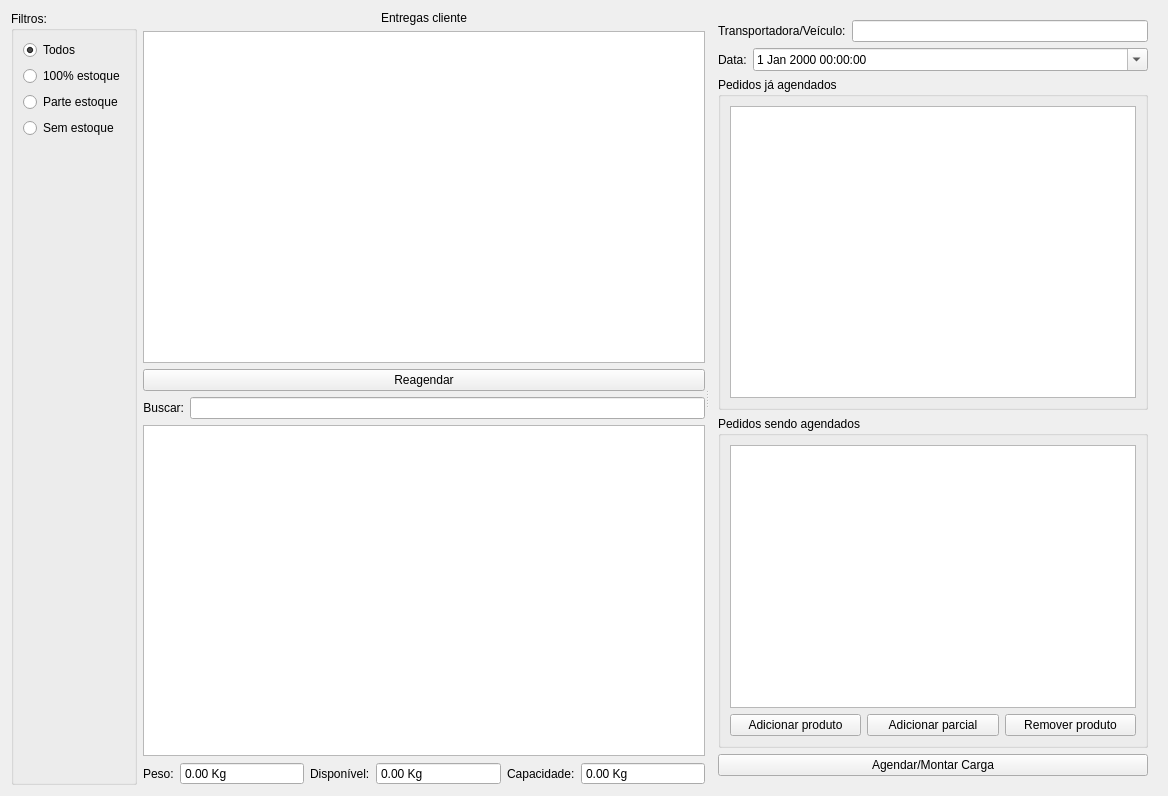
<?xml version="1.0" encoding="UTF-8"?>
<ui version="4.0">
 <class>WidgetLogisticaEntrega</class>
 <widget class="QWidget" name="WidgetLogisticaEntrega">
  <property name="geometry">
   <rect>
    <x>0</x>
    <y>0</y>
    <width>1168</width>
    <height>796</height>
   </rect>
  </property>
  <property name="windowTitle">
   <string>Form</string>
  </property>
  <layout class="QGridLayout" name="gridLayout_9">
   <item row="0" column="0">
    <widget class="QGroupBox" name="groupBoxFiltros">
     <property name="enabled">
      <bool>true</bool>
     </property>
     <property name="sizePolicy">
      <sizepolicy hsizetype="Maximum" vsizetype="Preferred">
       <horstretch>0</horstretch>
       <verstretch>0</verstretch>
      </sizepolicy>
     </property>
     <property name="title">
      <string>Filtros:</string>
     </property>
     <layout class="QGridLayout" name="gridLayout_12">
      <item row="4" column="0">
       <spacer name="verticalSpacer_5">
        <property name="orientation">
         <enum>Qt::Vertical</enum>
        </property>
        <property name="sizeHint" stdset="0">
         <size>
          <width>20</width>
          <height>290</height>
         </size>
        </property>
       </spacer>
      </item>
      <item row="3" column="0">
       <widget class="QRadioButton" name="radioButtonSemEstoque">
        <property name="text">
         <string>Sem estoque</string>
        </property>
       </widget>
      </item>
      <item row="2" column="0">
       <widget class="QRadioButton" name="radioButtonParcialEstoque">
        <property name="text">
         <string>Parte estoque</string>
        </property>
       </widget>
      </item>
      <item row="1" column="0">
       <widget class="QRadioButton" name="radioButtonTotalEstoque">
        <property name="text">
         <string>100% estoque</string>
        </property>
       </widget>
      </item>
      <item row="0" column="0">
       <widget class="QRadioButton" name="radioButtonEntregaLimpar">
        <property name="text">
         <string>Todos</string>
        </property>
        <property name="checked">
         <bool>true</bool>
        </property>
       </widget>
      </item>
     </layout>
    </widget>
   </item>
   <item row="0" column="1" colspan="2">
    <widget class="QSplitter" name="splitter">
     <property name="orientation">
      <enum>Qt::Horizontal</enum>
     </property>
     <widget class="QWidget" name="">
      <layout class="QGridLayout" name="gridLayout_8">
       <item row="5" column="0">
        <layout class="QGridLayout" name="gridLayout_3">
         <item row="0" column="0">
          <widget class="QLabel" name="label_2">
           <property name="sizePolicy">
            <sizepolicy hsizetype="Maximum" vsizetype="Preferred">
             <horstretch>0</horstretch>
             <verstretch>0</verstretch>
            </sizepolicy>
           </property>
           <property name="text">
            <string>Peso:</string>
           </property>
          </widget>
         </item>
         <item row="0" column="1">
          <widget class="QDoubleSpinBox" name="doubleSpinBoxPeso">
           <property name="readOnly">
            <bool>true</bool>
           </property>
           <property name="buttonSymbols">
            <enum>QAbstractSpinBox::NoButtons</enum>
           </property>
           <property name="showGroupSeparator" stdset="0">
            <bool>true</bool>
           </property>
           <property name="suffix">
            <string> Kg</string>
           </property>
           <property name="maximum">
            <double>999999.989999999990687</double>
           </property>
          </widget>
         </item>
         <item row="0" column="5">
          <widget class="QDoubleSpinBox" name="doubleSpinBoxCapacidade">
           <property name="readOnly">
            <bool>true</bool>
           </property>
           <property name="buttonSymbols">
            <enum>QAbstractSpinBox::NoButtons</enum>
           </property>
           <property name="showGroupSeparator" stdset="0">
            <bool>true</bool>
           </property>
           <property name="suffix">
            <string> Kg</string>
           </property>
           <property name="maximum">
            <double>99999.990000000005239</double>
           </property>
          </widget>
         </item>
         <item row="0" column="3">
          <widget class="QDoubleSpinBox" name="doubleSpinBoxDisponivel">
           <property name="readOnly">
            <bool>true</bool>
           </property>
           <property name="buttonSymbols">
            <enum>QAbstractSpinBox::NoButtons</enum>
           </property>
           <property name="showGroupSeparator" stdset="0">
            <bool>true</bool>
           </property>
           <property name="suffix">
            <string> Kg</string>
           </property>
           <property name="maximum">
            <double>99999.990000000005239</double>
           </property>
          </widget>
         </item>
         <item row="0" column="2">
          <widget class="QLabel" name="label_4">
           <property name="sizePolicy">
            <sizepolicy hsizetype="Maximum" vsizetype="Preferred">
             <horstretch>0</horstretch>
             <verstretch>0</verstretch>
            </sizepolicy>
           </property>
           <property name="text">
            <string>Disponível:</string>
           </property>
          </widget>
         </item>
         <item row="0" column="4">
          <widget class="QLabel" name="label_5">
           <property name="sizePolicy">
            <sizepolicy hsizetype="Maximum" vsizetype="Preferred">
             <horstretch>0</horstretch>
             <verstretch>0</verstretch>
            </sizepolicy>
           </property>
           <property name="text">
            <string>Capacidade:</string>
           </property>
          </widget>
         </item>
        </layout>
       </item>
       <item row="1" column="0">
        <widget class="TableView" name="tableVendas">
         <property name="mouseTracking">
          <bool>true</bool>
         </property>
         <property name="editTriggers">
          <set>QAbstractItemView::NoEditTriggers</set>
         </property>
         <property name="selectionMode">
          <enum>QAbstractItemView::SingleSelection</enum>
         </property>
         <property name="selectionBehavior">
          <enum>QAbstractItemView::SelectRows</enum>
         </property>
         <property name="sortingEnabled">
          <bool>true</bool>
         </property>
         <attribute name="horizontalHeaderCascadingSectionResizes">
          <bool>true</bool>
         </attribute>
         <attribute name="horizontalHeaderStretchLastSection">
          <bool>false</bool>
         </attribute>
        </widget>
       </item>
       <item row="0" column="0">
        <widget class="QLabel" name="labelEntregasCliente">
         <property name="sizePolicy">
          <sizepolicy hsizetype="Preferred" vsizetype="Maximum">
           <horstretch>0</horstretch>
           <verstretch>0</verstretch>
          </sizepolicy>
         </property>
         <property name="text">
          <string>Entregas cliente</string>
         </property>
         <property name="alignment">
          <set>Qt::AlignCenter</set>
         </property>
        </widget>
       </item>
       <item row="3" column="0">
        <layout class="QGridLayout" name="gridLayout_2">
         <item row="0" column="0">
          <widget class="QLabel" name="labelRecebimentosFornecedor_4">
           <property name="enabled">
            <bool>true</bool>
           </property>
           <property name="sizePolicy">
            <sizepolicy hsizetype="Maximum" vsizetype="Preferred">
             <horstretch>0</horstretch>
             <verstretch>0</verstretch>
            </sizepolicy>
           </property>
           <property name="text">
            <string>Buscar:</string>
           </property>
           <property name="alignment">
            <set>Qt::AlignRight|Qt::AlignTrailing|Qt::AlignVCenter</set>
           </property>
          </widget>
         </item>
         <item row="0" column="1">
          <widget class="QLineEdit" name="lineEditBusca">
           <property name="enabled">
            <bool>true</bool>
           </property>
          </widget>
         </item>
        </layout>
       </item>
       <item row="4" column="0">
        <widget class="TableView" name="tableProdutos">
         <property name="mouseTracking">
          <bool>true</bool>
         </property>
         <property name="editTriggers">
          <set>QAbstractItemView::NoEditTriggers</set>
         </property>
         <property name="selectionMode">
          <enum>QAbstractItemView::MultiSelection</enum>
         </property>
         <property name="selectionBehavior">
          <enum>QAbstractItemView::SelectRows</enum>
         </property>
         <property name="sortingEnabled">
          <bool>true</bool>
         </property>
        </widget>
       </item>
       <item row="2" column="0">
        <widget class="QPushButton" name="pushButtonReagendarPedido">
         <property name="text">
          <string>Reagendar</string>
         </property>
        </widget>
       </item>
      </layout>
     </widget>
     <widget class="QFrame" name="frameCaminhao">
      <layout class="QGridLayout" name="gridLayout_4">
       <item row="2" column="0">
        <widget class="QGroupBox" name="groupBox">
         <property name="title">
          <string>Pedidos já agendados</string>
         </property>
         <layout class="QGridLayout" name="gridLayout_6">
          <item row="0" column="0">
           <widget class="TableView" name="tableTransp2">
            <property name="palette">
             <palette>
              <active>
               <colorrole role="Highlight">
                <brush brushstyle="SolidPattern">
                 <color alpha="255">
                  <red>51</red>
                  <green>153</green>
                  <blue>255</blue>
                 </color>
                </brush>
               </colorrole>
              </active>
              <inactive>
               <colorrole role="Highlight">
                <brush brushstyle="SolidPattern">
                 <color alpha="255">
                  <red>51</red>
                  <green>153</green>
                  <blue>255</blue>
                 </color>
                </brush>
               </colorrole>
              </inactive>
              <disabled>
               <colorrole role="Highlight">
                <brush brushstyle="SolidPattern">
                 <color alpha="255">
                  <red>51</red>
                  <green>153</green>
                  <blue>255</blue>
                 </color>
                </brush>
               </colorrole>
              </disabled>
             </palette>
            </property>
            <property name="mouseTracking">
             <bool>true</bool>
            </property>
            <property name="styleSheet">
             <string notr="true">QTreeView::item { border: 0.5px ; border-style: solid ; border-color: lightgray ;}</string>
            </property>
            <property name="editTriggers">
             <set>QAbstractItemView::NoEditTriggers</set>
            </property>
            <property name="alternatingRowColors">
             <bool>true</bool>
            </property>
            <property name="selectionBehavior">
             <enum>QAbstractItemView::SelectRows</enum>
            </property>
           </widget>
          </item>
         </layout>
        </widget>
       </item>
       <item row="3" column="0">
        <widget class="QGroupBox" name="groupBox_2">
         <property name="title">
          <string>Pedidos sendo agendados</string>
         </property>
         <layout class="QGridLayout" name="gridLayout_5">
          <item row="1" column="0">
           <widget class="QPushButton" name="pushButtonAdicionarProduto">
            <property name="text">
             <string>Adicionar produto</string>
            </property>
           </widget>
          </item>
          <item row="1" column="2">
           <widget class="QPushButton" name="pushButtonRemoverProduto">
            <property name="text">
             <string>Remover produto</string>
            </property>
           </widget>
          </item>
          <item row="0" column="0" colspan="3">
           <widget class="TableView" name="tableTransp">
            <property name="palette">
             <palette>
              <active>
               <colorrole role="Highlight">
                <brush brushstyle="SolidPattern">
                 <color alpha="255">
                  <red>51</red>
                  <green>153</green>
                  <blue>255</blue>
                 </color>
                </brush>
               </colorrole>
              </active>
              <inactive>
               <colorrole role="Highlight">
                <brush brushstyle="SolidPattern">
                 <color alpha="255">
                  <red>51</red>
                  <green>153</green>
                  <blue>255</blue>
                 </color>
                </brush>
               </colorrole>
              </inactive>
              <disabled>
               <colorrole role="Highlight">
                <brush brushstyle="SolidPattern">
                 <color alpha="255">
                  <red>51</red>
                  <green>153</green>
                  <blue>255</blue>
                 </color>
                </brush>
               </colorrole>
              </disabled>
             </palette>
            </property>
            <property name="mouseTracking">
             <bool>true</bool>
            </property>
            <property name="styleSheet">
             <string notr="true">QTreeView::item { border: 0.5px ; border-style: solid ; border-color: lightgray ;}</string>
            </property>
            <property name="editTriggers">
             <set>QAbstractItemView::NoEditTriggers</set>
            </property>
            <property name="alternatingRowColors">
             <bool>true</bool>
            </property>
            <property name="selectionBehavior">
             <enum>QAbstractItemView::SelectRows</enum>
            </property>
           </widget>
          </item>
          <item row="1" column="1">
           <widget class="QPushButton" name="pushButtonAdicionarParcial">
            <property name="enabled">
             <bool>true</bool>
            </property>
            <property name="text">
             <string>Adicionar parcial</string>
            </property>
           </widget>
          </item>
         </layout>
        </widget>
       </item>
       <item row="0" column="0">
        <layout class="QGridLayout" name="gridLayout">
         <item row="0" column="0">
          <widget class="QLabel" name="label">
           <property name="text">
            <string>Transportadora/Veículo:</string>
           </property>
          </widget>
         </item>
         <item row="0" column="1">
          <widget class="ItemBox" name="itemBoxVeiculo"/>
         </item>
        </layout>
       </item>
       <item row="1" column="0">
        <layout class="QGridLayout" name="gridLayout_7">
         <item row="0" column="0">
          <widget class="QLabel" name="label_3">
           <property name="sizePolicy">
            <sizepolicy hsizetype="Maximum" vsizetype="Preferred">
             <horstretch>0</horstretch>
             <verstretch>0</verstretch>
            </sizepolicy>
           </property>
           <property name="text">
            <string>Data:</string>
           </property>
          </widget>
         </item>
         <item row="0" column="1">
          <widget class="QDateTimeEdit" name="dateTimeEdit">
           <property name="calendarPopup">
            <bool>true</bool>
           </property>
          </widget>
         </item>
        </layout>
       </item>
       <item row="4" column="0">
        <widget class="QPushButton" name="pushButtonAgendarCarga">
         <property name="text">
          <string>Agendar/Montar Carga</string>
         </property>
        </widget>
       </item>
      </layout>
     </widget>
    </widget>
   </item>
  </layout>
 </widget>
 <customwidgets>
  <customwidget>
   <class>TableView</class>
   <extends>QTableView</extends>
   <header>src/tableview.h</header>
  </customwidget>
  <customwidget>
   <class>ItemBox</class>
   <extends>QLineEdit</extends>
   <header>src/itembox.h</header>
  </customwidget>
 </customwidgets>
 <resources/>
 <connections/>
</ui>
